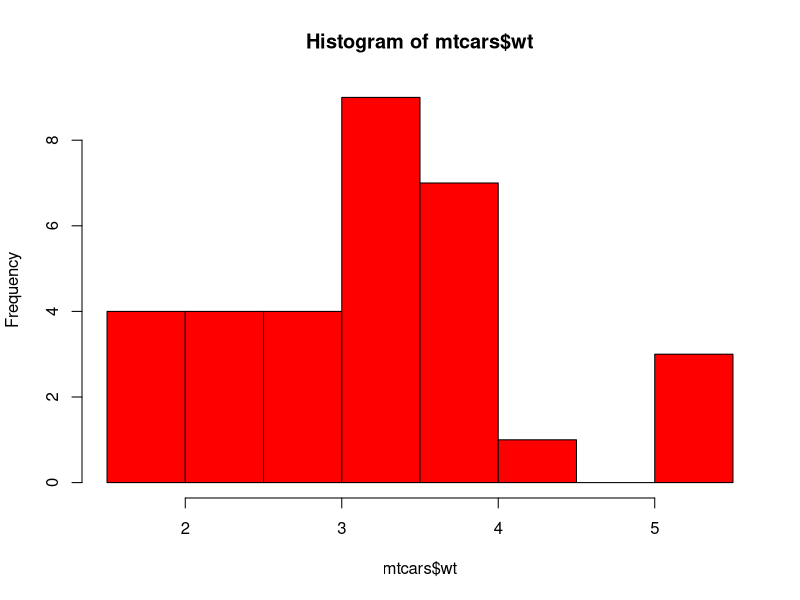
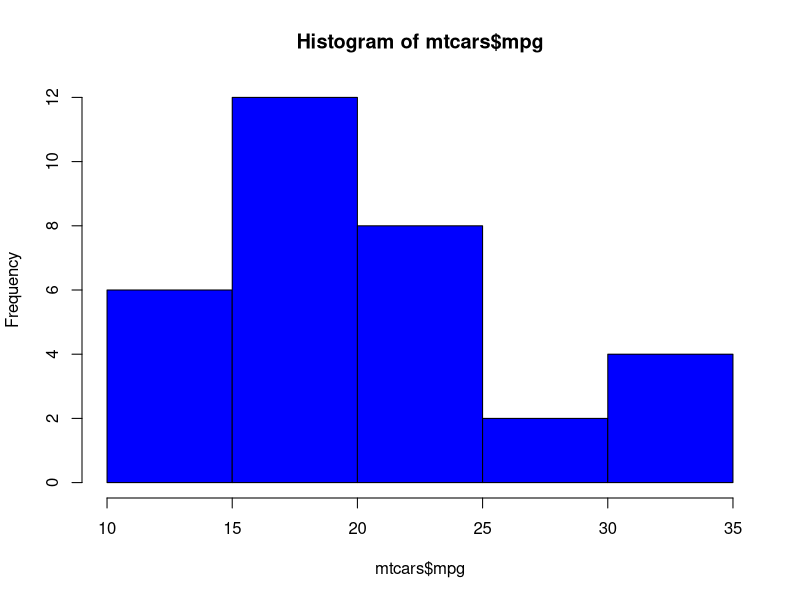
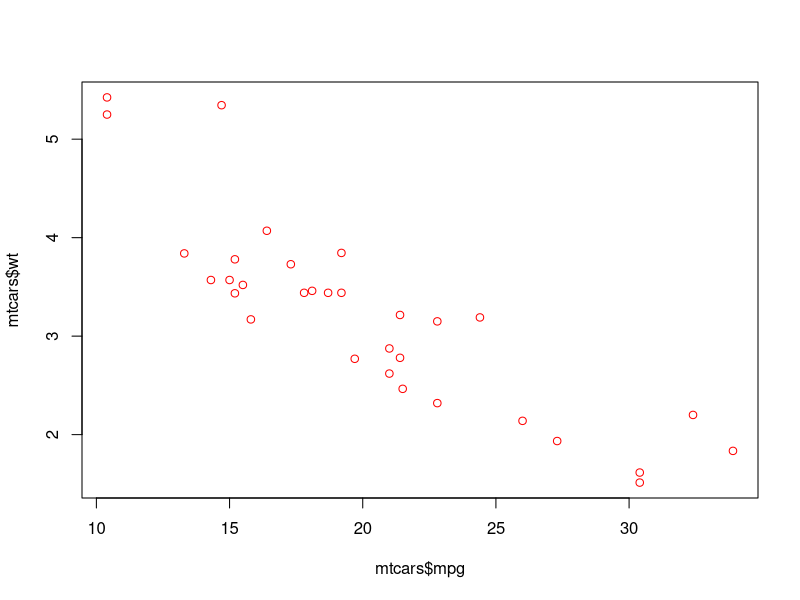

These charts were generated, in order, by the following R code:
# SCATTER PLOTS 
# FOR VISVUALIZING THE ASSOCIATION BETWEEN TWO QUANTATIVE VARIABLES 

library(datasets)
View(mtcars)

head(mtcars)

hist(mtcars$wt, col = "red")
hist(mtcars$mpg, col = "blue")

plot(mtcars$mpg,mtcars$wt, col = "red")


#